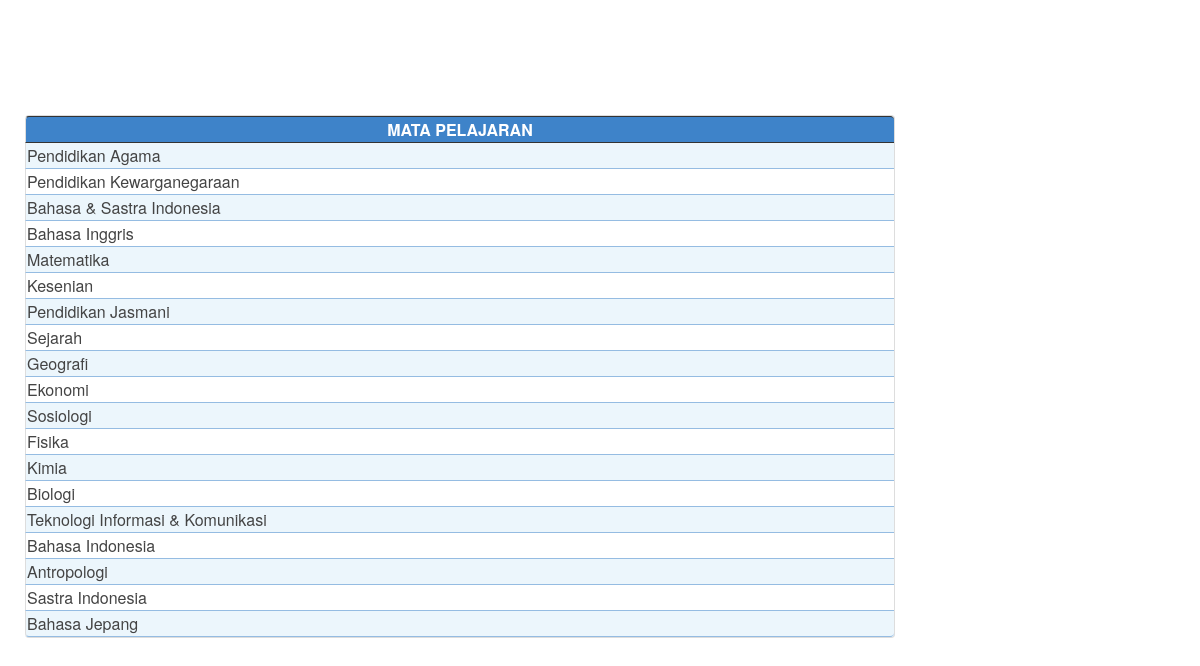
The app's page /admin/view_mastermatpel.php with its own data.
### tables this page shows
CREATE TABLE IF NOT EXISTS `master_matpel` (
  `ID` int(10) NOT NULL AUTO_INCREMENT,
  `NAMA_MATPEL` varchar(50) DEFAULT NULL,
  PRIMARY KEY (`ID`),
  UNIQUE KEY `NAMA_MATPEL` (`NAMA_MATPEL`)
);

### admin/view_mastermatpel.php (the view, shortened to what this page needs)
<html>
    <head>
        <link href="../bootstrap/css/bootstrap.css" rel="stylesheet"/>
        <link href="../bootstrap/css/bootstrap-responsive.css" rel="stylesheet"/>
        <link href="../bootstrap/css/style.css" rel="stylesheet"/>
    </head>
    <body>
        <div class="span9">
            <div class="row-fluid">
                <table class="table-bordered">
                    <thead>
                        <th>MATA PELAJARAN</th>
                    </thead>
                    <?php
                    $strsql = "select id,nama_matpel from master_matpel order by id";
                    $hasil = mysql_query($strsql);
                    while ($row = mysql_fetch_array($hasil)) {
                        $NO++;
                        if ($NO % 2 == 1)
                            $warna = "";
                        else
                            $warna = "";
                        ?>
                        <tr bgcolor="<?php echo $warna; ?>" onmouseover="this.className = 'rowover';" onmouseout="this.className = 'rowselected-even';"
                            onClick="window.close();
                    javascript:window.opener.document.forms[0].nama_matpel.value = '<?php echo $row[nama_matpel]; ?>';">
                            <td><?php echo $row[nama_matpel]; ?></td>
                        </tr>
                        <?php
                    }
                    ?>
                </table>
            </div>
        </div>
    </body>
</html>

### records on screen
master_matpel: NAMA_MATPEL "Pendidikan Agama"
master_matpel: NAMA_MATPEL "Pendidikan Kewarganegaraan"
master_matpel: NAMA_MATPEL "Bahasa & Sastra Indonesia"
master_matpel: NAMA_MATPEL "Bahasa Inggris"
master_matpel: NAMA_MATPEL "Matematika"
master_matpel: NAMA_MATPEL "Kesenian"
master_matpel: NAMA_MATPEL "Pendidikan Jasmani"
master_matpel: NAMA_MATPEL "Sejarah"
master_matpel: NAMA_MATPEL "Geografi"
master_matpel: NAMA_MATPEL "Ekonomi"
master_matpel: NAMA_MATPEL "Sosiologi"
master_matpel: NAMA_MATPEL "Fisika"
master_matpel: NAMA_MATPEL "Kimia"
master_matpel: NAMA_MATPEL "Biologi"
master_matpel: NAMA_MATPEL "Teknologi Informasi & Komunikasi"
master_matpel: NAMA_MATPEL "Bahasa Indonesia"
master_matpel: NAMA_MATPEL "Antropologi"
master_matpel: NAMA_MATPEL "Sastra Indonesia"
master_matpel: NAMA_MATPEL "Bahasa Jepang"
